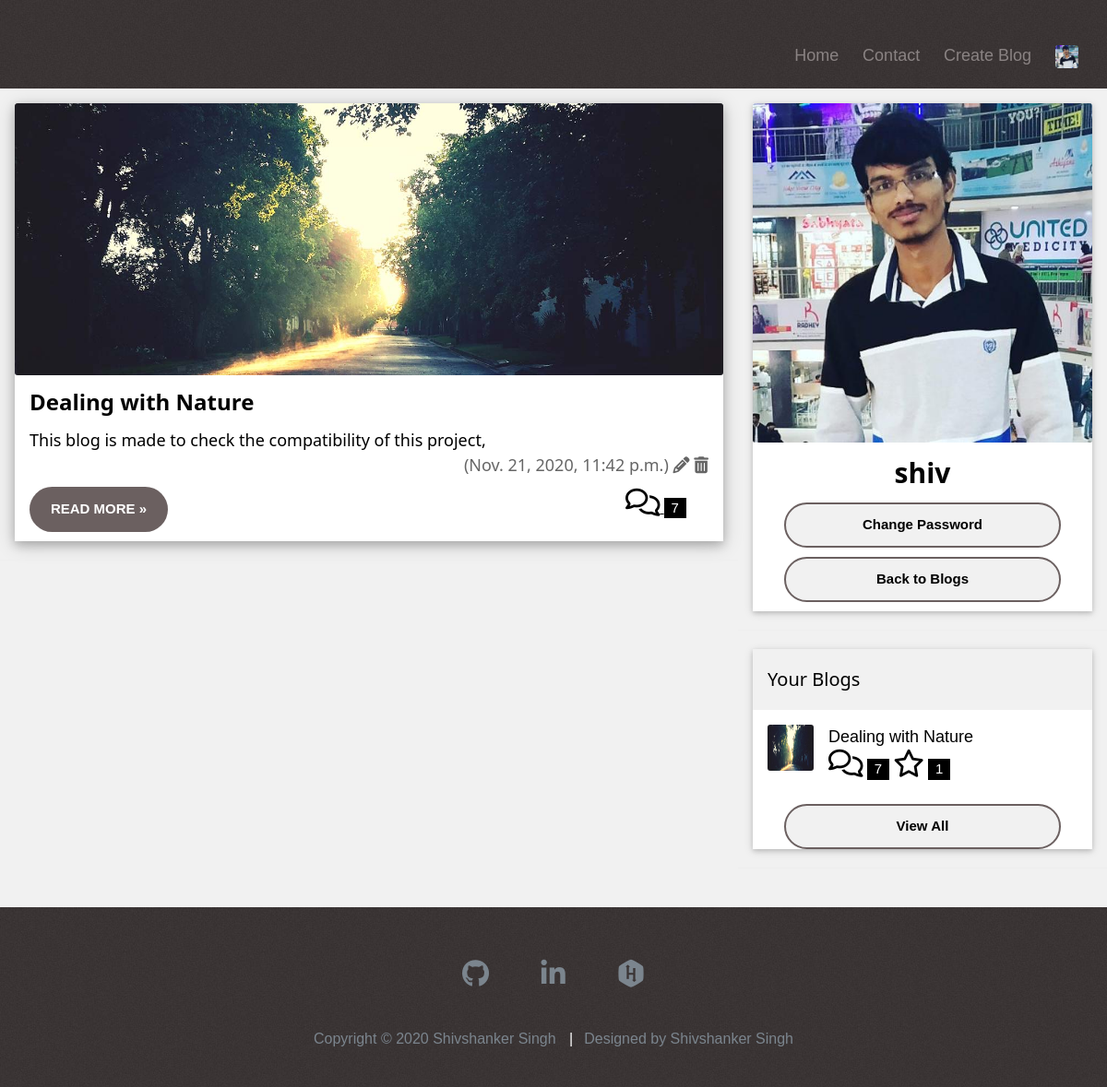
/user/user_blogs/ (signed in), run on an earlier commit of the app's database.
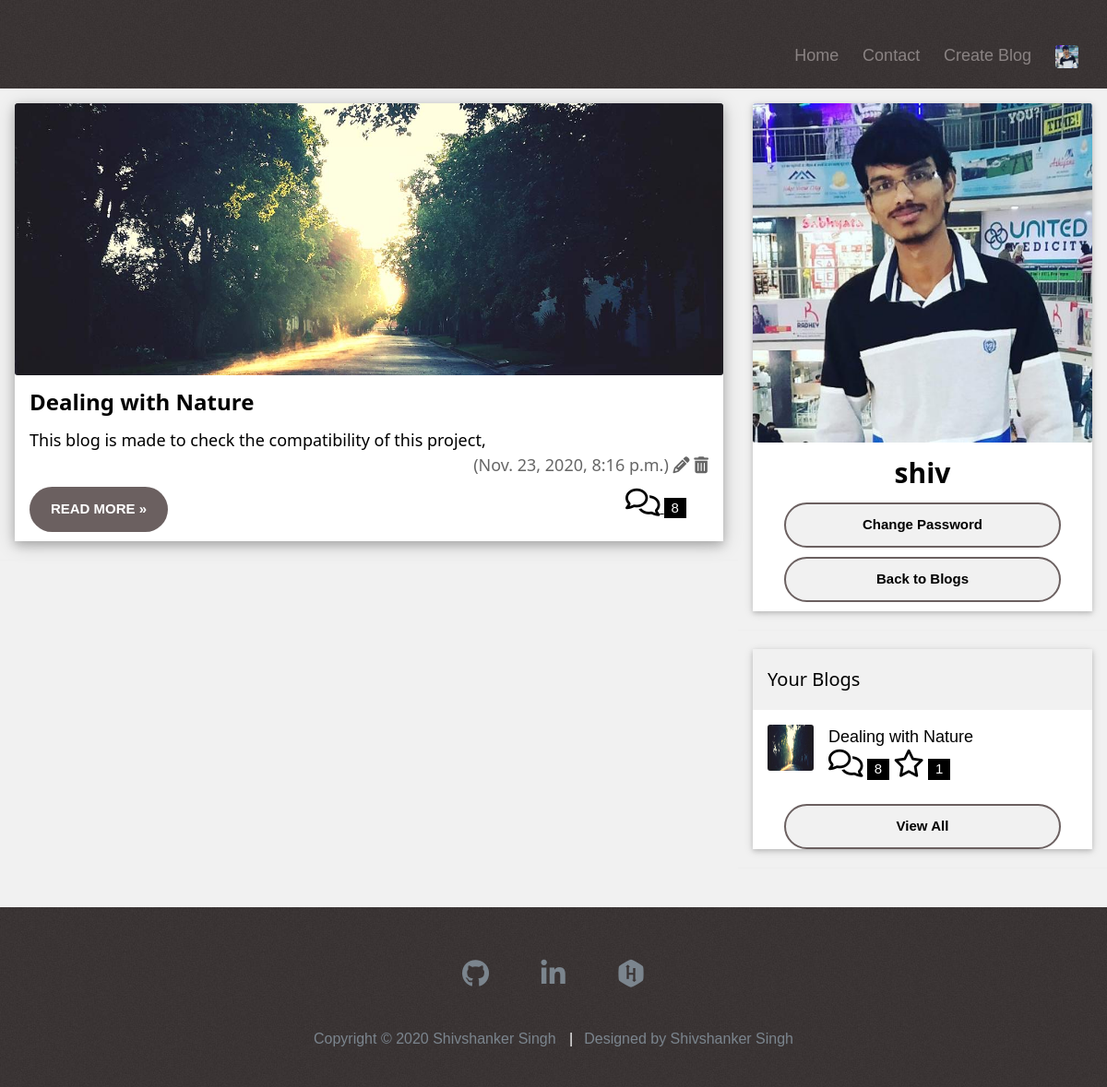
And on a later commit of the database.
### blog/models.py (models this page shows, shortened)
class Blog(models.Model) :
    title = models.CharField(
            max_length=200,
            validators=[MinLengthValidator(2, "Title must be greater than 2 characters")]
    )
    description = models.CharField(
        max_length = 500,
        validators=[MinLengthValidator(20, "Description must be greater than 20 characters")]
    )
    body = RichTextUploadingField(null=True, blank=True)
    owner = models.ForeignKey(settings.AUTH_USER_MODEL, on_delete=models.CASCADE)
    created_at = models.DateTimeField(auto_now_add=True)
    updated_at = models.DateTimeField(auto_now=True)
    comments = models.ManyToManyField(settings.AUTH_USER_MODEL,
        through='Comment', related_name='comments_owned')
    thumbnail = ResizedImageField(upload_to="images")
    favorites = models.ManyToManyField(settings.AUTH_USER_MODEL,
        through='Fav', related_name='favorite_blogs')
    def comment_count(self):
        return Comment.objects.filter(blog=self).count()
    def fav_count(self):
        return Fav.objects.filter(blog=self).count()

### user/views.py (the view)
# urls.py: path('user_blogs/', views.UserBlogsView.as_view(), name='user_blogs'),
class UserBlogsView(LoginRequiredMixin, View):
    template_name = 'user/user_blogs.html'
    def get(self, request):
        user = request.user
        blogs = Blog.objects.filter(owner=user)
        your_blogs = blogs[:5]
        ctx = {'blog_list':blogs, 'your_blogs':your_blogs}
        return render(request, self.template_name, ctx)

### templates/user/user_blogs.html (shortened to what this page needs)
{% extends "index.html" %}
{% load static %}
{% block head %}
<link rel="stylesheet" href="{% static 'css/w3.css' %}">
{% endblock %}
{% block content %}
<div class="w3-row">
    <div class="w3-col l8 s12">
      {% for blog in blog_list %}
      <div class="w3-card-4 w3-margin w3-white">
        <img src="{{blog.thumbnail.url}}" alt="Nature" style="width:100%; max-height: 350px;">
        <div class="w3-container">
          <h3><b>{{blog.title}}</b></h3>
          <h5>{{blog.description}},
            <span style="float: right;" class="w3-opacity">
              ({{ blog.updated_at }})
              {% if blog.owner == user %}
              <a href="{% url 'blogs:update' blog.id %}"><i class="fa fa-pencil"></i></a>
              <a href="{% url 'blogs:delete' blog.id %}"><i class="fa fa-trash"></i></a>
              {% endif %}
              </span>
          </h5>
        </div>
        <div class="w3-container">
          <div class="w3-row">
            <div class="w3-col m8 s12">
              <a href="{% url 'blogs:detail' blog.id %}"><button class="btn solid"><b>READ MORE »</b></button></a>
            </div>
            <div style="display: flex; text-align: right; justify-content: flex-end;" class="w3-col m4 w3-hide-small">
                <span class="w3-padding-large w3-right">
                  <a href="{% url 'blogs:detail' blog.id %}#blog-comment">
                    <span>
                      <strong><i class="far fa-comments fa-2x"></i></strong>
                      <span class="w3-tag"> {{blog.comment_count}}</span>
                    </span>
                  </a>
                </span>
            </div>
          </div>
        </div>
      </div>
      <hr>
      {% endfor %}
    </div>
  <div class="w3-col l4">
    {% if user.is_authenticated %}
    <div class="w3-card w3-margin w3-margin-top">
    <img src="{% if user.person.profile_pic %}{{user.person.profile_pic.url}}{% else %}{% static 'images/profile_pic.jpg' %}{% endif %}" style="width:100%">
      <div class="w3-container w3-white">
        <h2 style="text-align: center;"><b>{{user.username}}</b></h2>
          <input type="submit" class="btn__profile" value="Change Password" onclick="window.location.href='{% url 'user:password_change' %}?next={% url 'blogs:all' %}'; return false;">
          <input type="submit" class="btn__profile" value="Back to Blogs" onclick="window.location.href='{% url 'blogs:all' %}'; return false;">
      </div>
    </div><hr>
    {% endif %}
    <div class="w3-card w3-margin">
      <div class="w3-container w3-padding">
        <h4>Your Blogs</h4>
      </div>
      <ul class="w3-ul w3-hoverable w3-white">
        {% if your_blogs %}
        {% for blog in your_blogs %}
        <a style="text-decoration: none;" href="{% url 'blogs:detail' blog.id %}">
        <li class="w3-padding-16">
            <img src="{{blog.thumbnail.url}}" alt="Image" class="w3-left w3-margin-right" style="width:50px; height:50px">
            <span class="w3-large">{{blog.title}}</span><br>
            <span>
              <strong><i class="far fa-comments fa-2x"></i></strong>
              <span class="w3-tag"> {{blog.comment_count}}</span>
            </span>
            <span>
              <strong><i class="far fa-star fa-2x"></i></strong>
              <span class="w3-tag"> {{blog.fav_count}}</span>
            </span>
          </li>
        </a>
        {% endfor %}
        <input type="submit" class="btn__profile" value="View All" onclick="window.location.href='{% url 'user:user_blogs' %}'; return false;">
        {% else %}
          <span>You havent created any Blog yet, want to create one ...?</span>
          <input type="submit" class="btn__profile" value="Create Blog" onclick="window.location.href='{% url 'blogs:create' %}'; return false;">
        {% endif %}
      </ul>
    </div>
    <hr>
  </div>
  </div><br>
  </div>
{% endblock %}

What changed in the data, as far as the page shows it:
changed Blog "Dealing with Nature": updated_at "Nov. 21, 2020, 11:42 p.m." → "Nov. 23, 2020, 8:16 p.m."; comment_count "7" → "8"
